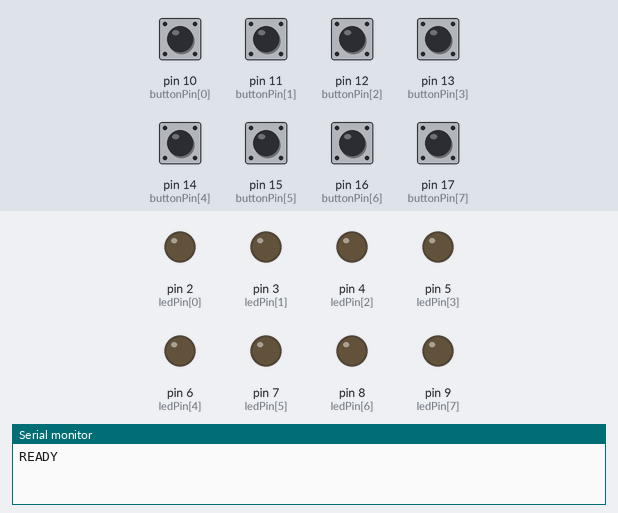
The sketch below on a simulated Arduino Uno, built with avr-gcc and run on an emulated ATmega328P. On the bench: output pins drawn as LEDs (lit = HIGH), the last lines printed to the serial monitor. The test bench sets the inputs (shaded band); at power-on: pin 10 (buttonPin[0]), pin 11 (buttonPin[1]), pin 12 (buttonPin[2]), pin 13 (buttonPin[3]), pin 14 (buttonPin[4]), pin 15 (buttonPin[5]), pin 16 (buttonPin[6]), pin 17 (buttonPin[7]) HIGH.

Above: at 1.2 s.
1.3 s: pin 10 (buttonPin[0]) pulled LOW for 0.15 s
At 2.5 s:
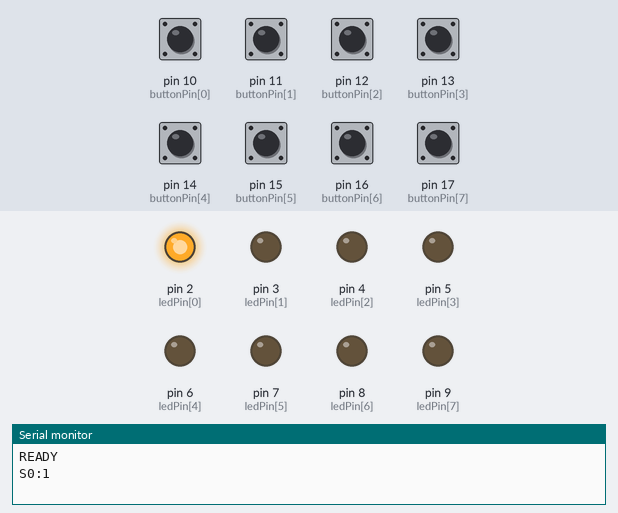
2.9 s: pin 11 (buttonPin[1]) pulled LOW for 0.15 s
At 3.7 s:
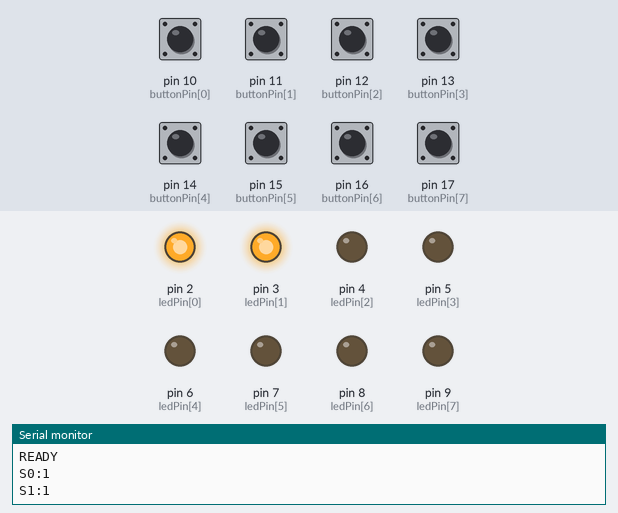
4.5 s: pin 12 (buttonPin[2]) pulled LOW for 0.15 s
At 4.9 s:
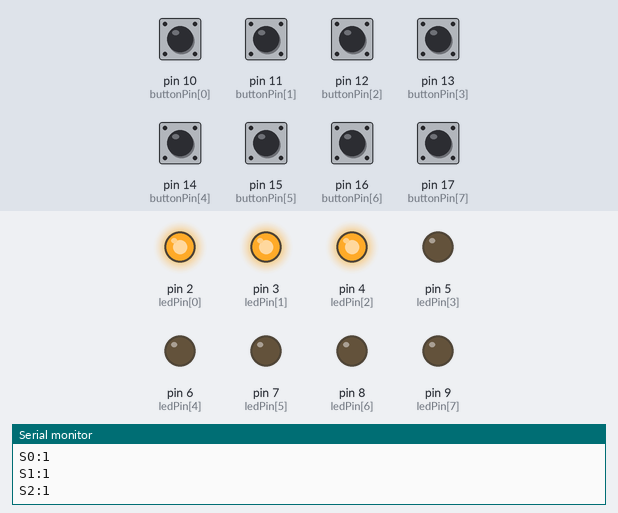
6.1 s: pin 13 (buttonPin[3]) pulled LOW for 0.15 s
At 7.3 s:
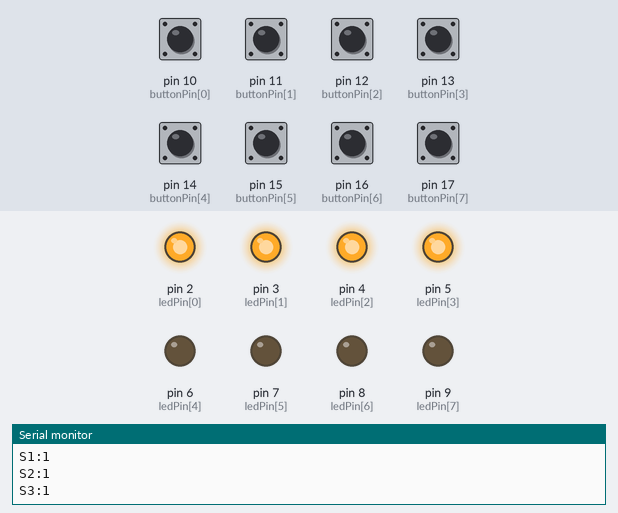
7.7 s: pin 14 (buttonPin[4]) pulled LOW for 0.15 s
At 8.5 s:
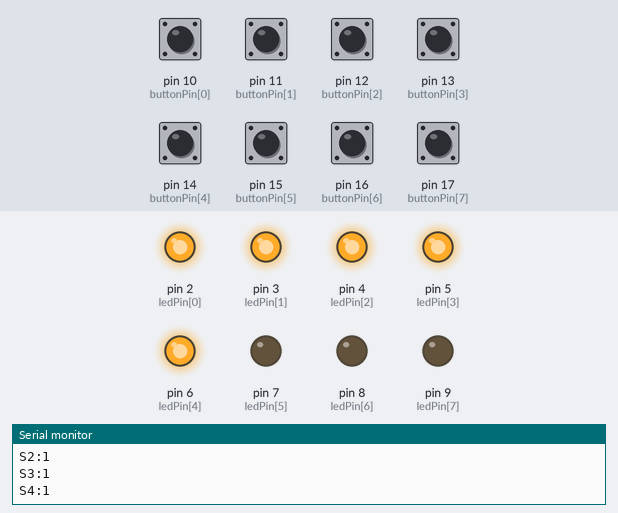
9.3 s: pin 15 (buttonPin[5]) pulled LOW for 0.15 s
At 9.8 s:
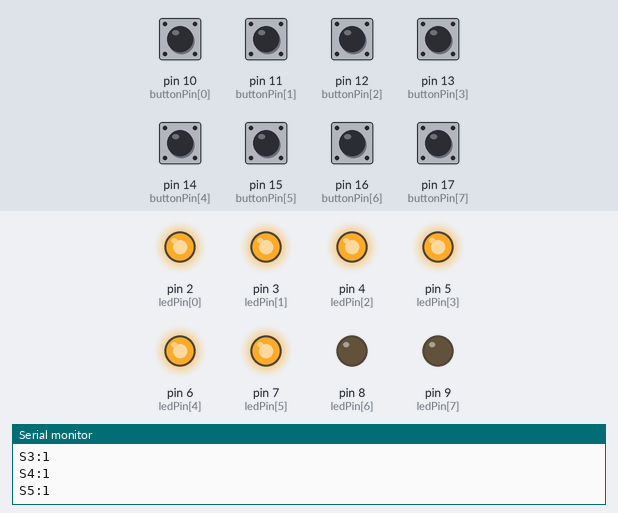
Timing chart, 0 to 11.9 s (numbered marks = the images above; inputs shaded):
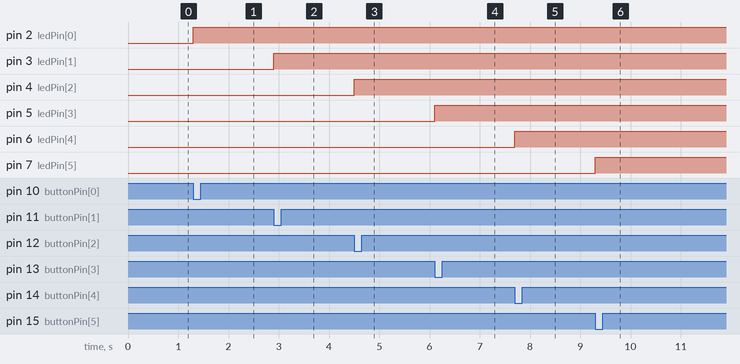

The sketch:

8Tombol_8LED.ino
```cpp
#define MAX_BUTTON 8
#define LED_ON HIGH
#define LED_OFF LOW
#define BUTTON_PRESSED LOW
#define BUTTON_NOT_PRESSED HIGH

int buttonPin[MAX_BUTTON] = {10, 11, 12, 13, 14, 15, 16, 17};
int ledPin[MAX_BUTTON]    = {2, 3, 4, 5, 6, 7, 8, 9};

uint8_t prevButtonState[MAX_BUTTON];
uint8_t curButtonState[MAX_BUTTON];
uint8_t ledState[MAX_BUTTON];

String buffer = "";

void setup() {
  Serial.begin(115200);

  for (int i = 0; i < MAX_BUTTON; i++) {
    pinMode(buttonPin[i], INPUT_PULLUP);
    pinMode(ledPin[i], OUTPUT);

    prevButtonState[i] = BUTTON_NOT_PRESSED;
    curButtonState[i]  = BUTTON_NOT_PRESSED;
    ledState[i]        = LED_OFF;

    digitalWrite(ledPin[i], LED_OFF);
  }

  Serial.println("READY");
}

void loop() {

  // ===== BACA TOMBOL (TOGGLE LED) =====
  for (int i = 0; i < MAX_BUTTON; i++) {
    curButtonState[i] = digitalRead(buttonPin[i]);

    if (prevButtonState[i] == BUTTON_NOT_PRESSED &&
        curButtonState[i] == BUTTON_PRESSED)
    {
      ledState[i] = !ledState[i];
      digitalWrite(ledPin[i], ledState[i]);

      // Kirim status ke Delphi
      Serial.print("S");
      Serial.print(i);
      Serial.print(":");
      Serial.println(ledState[i]);

      delay(150);
    }

    prevButtonState[i] = curButtonState[i];
  }

  // ===== TERIMA PERINTAH DARI DELPHI =====
  while (Serial.available()) {
    char c = Serial.read();
    if (c == '\n') {
      processCommand(buffer);
      buffer = "";
    } else {
      buffer += c;
    }
  }
}

void processCommand(String cmd) {
  // Format: L0:1
  if (cmd[0] == 'L') {
    int idx = cmd[1] - '0';
    int val = cmd[3] - '0';

    if (idx >= 0 && idx < MAX_BUTTON) {
      ledState[idx] = val;
      digitalWrite(ledPin[idx], val ? LED_ON : LED_OFF);

      // Kirim balik status baru
      Serial.print("S");
      Serial.print(idx);
      Serial.print(":");
      Serial.println(val);
    }
  }
}
```

Measured:
- after the input at 1.3 s, pin 2 (ledPin[0]): LOW → HIGH at once
- after the input at 2.9 s, pin 3 (ledPin[1]): LOW → HIGH at once
- after the input at 4.5 s, pin 4 (ledPin[2]): LOW → HIGH at once
- after the input at 6.1 s, pin 5 (ledPin[3]): LOW → HIGH at once
- after the input at 7.7 s, pin 6 (ledPin[4]): LOW → HIGH at once
- after the input at 9.3 s, pin 7 (ledPin[5]): LOW → HIGH at once
